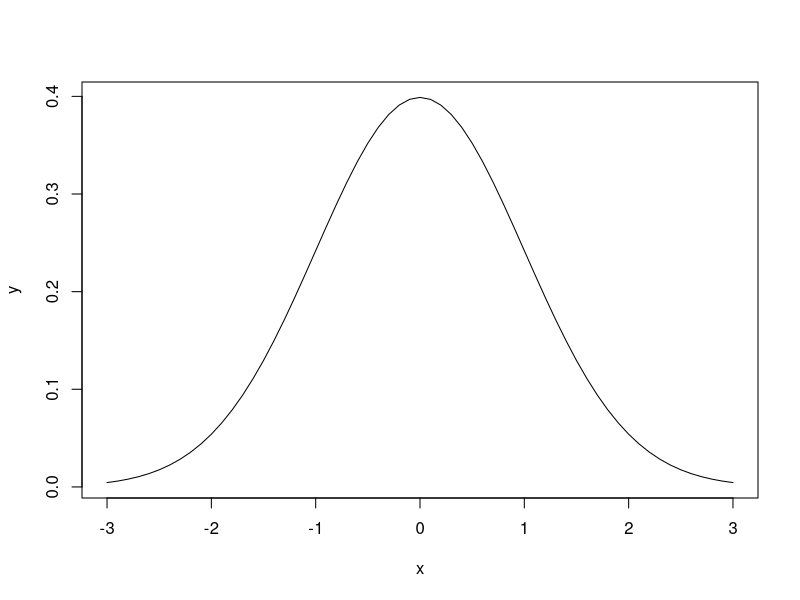

Recreate this plot in R.
# 1
y <- sin(10 * pi) * exp(-0.3 + 4 ^ 2) + log(base = 4, x = 23)
print(y)

# 2
x <- sin(223 / 3)
y <- x ^ 2
z <- y * 10
print(x + 2 * y - 5 * z)

# 3
x <- seq(from = 3, to = 44, by = 5.5)
print(x)

# 4
x <- seq(from = 0, to = pi, by = (pi / 14))
length(x)
print(x)

# 5
numeric <- c(100, 200, 200, 200, 400, 600, 600, 600, 800)
print(numeric)

# 6
factor_numeric <- factor(numeric)
class(factor_numeric)

# 7
paste("factor_numeric: ", factor_numeric, sep = " ")
factor_numeric

# 8
vector1 <- seq(from = 2, to = 50, by = 2)
vector1

# 9
vector1[20]

# 10
print(vector1[c(10, 15, 20)])

# 11
print(vector1[10:20])

# 12
print(vector1[vector1 > 40])

# 13
vector2 <- rep(x = 1:5, times = 5)
# 14
vector3 <- rep(0:4, each = 5)

# 15
x <- rep(c(3, 2, 1), c(3, 4, 5))
x
# 16
x <- pretty(c(-3, 3), 50)
y <- dnorm(x)
plot(x, y, xlabel = x, ylabel = y, title = "dnormal", type = "l")

# 17
print(pnorm(1.96))

# 18
qnorm(mean = 500, sd = 100, p = .9)
# 19
rnorm(mean = 50, n = 50, sd = 10)
